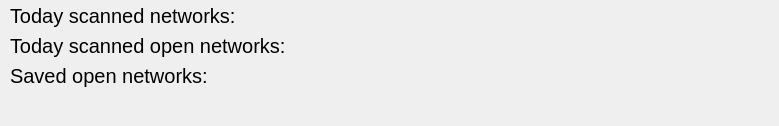
<?xml version="1.0" encoding="UTF-8"?>
<ui version="4.0">
 <class>Statistics</class>
 <widget class="QDialog" name="Statistics">
  <property name="geometry">
   <rect>
    <x>0</x>
    <y>0</y>
    <width>779</width>
    <height>126</height>
   </rect>
  </property>
  <property name="windowTitle">
   <string>Dialog</string>
  </property>
  <widget class="QLabel" name="label_2">
   <property name="geometry">
    <rect>
     <x>10</x>
     <y>0</y>
     <width>271</width>
     <height>31</height>
    </rect>
   </property>
   <property name="font">
    <font>
     <pointsize>15</pointsize>
    </font>
   </property>
   <property name="text">
    <string>Today scanned networks:</string>
   </property>
  </widget>
  <widget class="QLabel" name="label_3">
   <property name="geometry">
    <rect>
     <x>10</x>
     <y>60</y>
     <width>231</width>
     <height>31</height>
    </rect>
   </property>
   <property name="font">
    <font>
     <pointsize>15</pointsize>
    </font>
   </property>
   <property name="text">
    <string>Saved open networks:</string>
   </property>
  </widget>
  <widget class="QLabel" name="scannedLabel">
   <property name="geometry">
    <rect>
     <x>480</x>
     <y>0</y>
     <width>281</width>
     <height>31</height>
    </rect>
   </property>
   <property name="font">
    <font>
     <pointsize>15</pointsize>
    </font>
   </property>
   <property name="text">
    <string/>
   </property>
  </widget>
  <widget class="QLabel" name="savedLabel">
   <property name="geometry">
    <rect>
     <x>480</x>
     <y>60</y>
     <width>281</width>
     <height>31</height>
    </rect>
   </property>
   <property name="font">
    <font>
     <pointsize>15</pointsize>
    </font>
   </property>
   <property name="text">
    <string/>
   </property>
  </widget>
  <widget class="QLabel" name="label_4">
   <property name="geometry">
    <rect>
     <x>10</x>
     <y>30</y>
     <width>321</width>
     <height>31</height>
    </rect>
   </property>
   <property name="font">
    <font>
     <pointsize>15</pointsize>
    </font>
   </property>
   <property name="text">
    <string>Today scanned open networks:</string>
   </property>
  </widget>
  <widget class="QLabel" name="todayopenLabel">
   <property name="geometry">
    <rect>
     <x>480</x>
     <y>30</y>
     <width>281</width>
     <height>31</height>
    </rect>
   </property>
   <property name="font">
    <font>
     <pointsize>15</pointsize>
    </font>
   </property>
   <property name="text">
    <string/>
   </property>
  </widget>
 </widget>
 <resources/>
 <connections/>
</ui>
